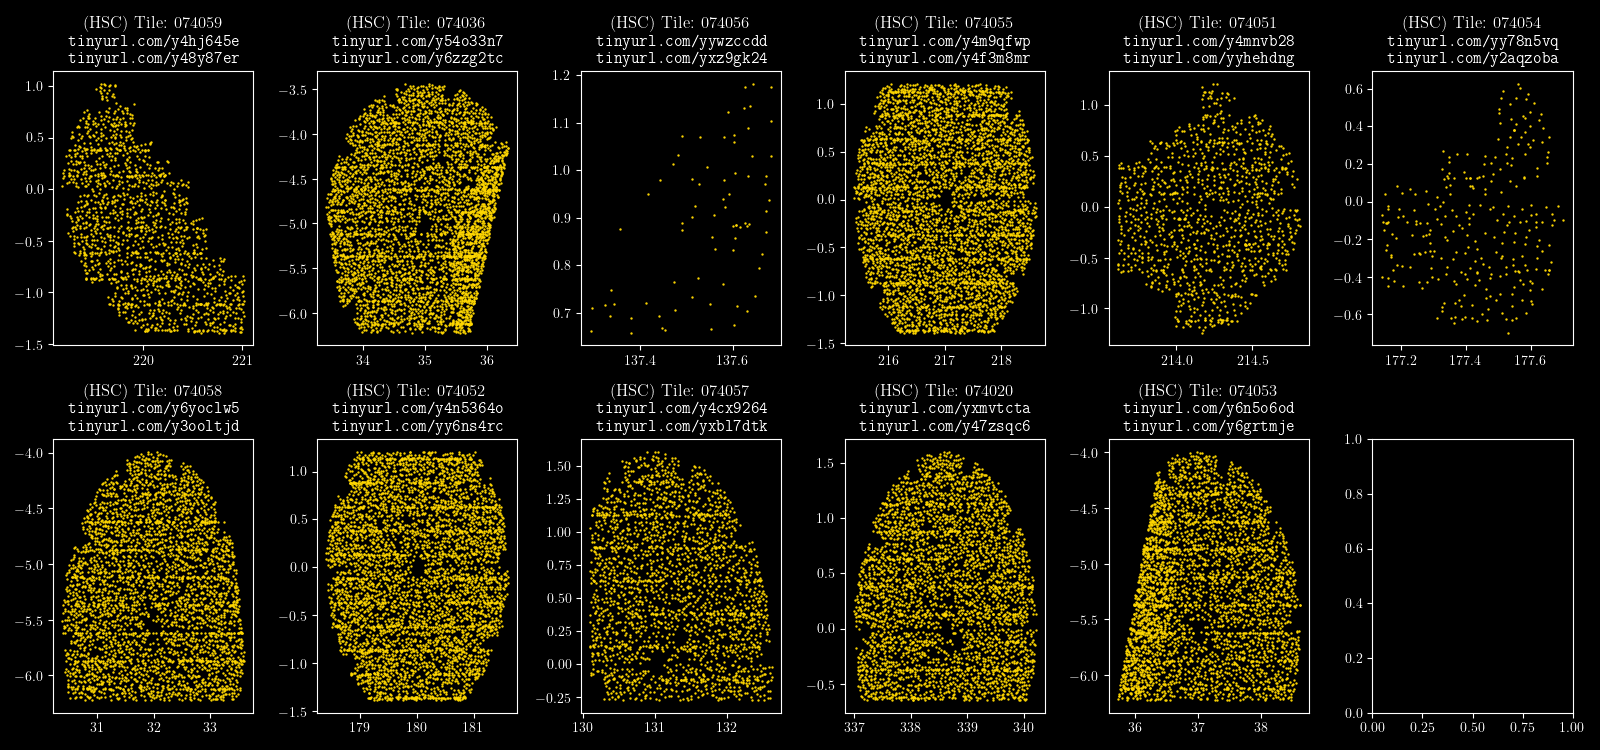

Reproduce this figure in Python.
from    __future__          import   with_statement

import  sys
import  glob
import  random
import  contextlib
import  matplotlib
import  numpy               as       np
import  pylab               as       pl
import  matplotlib.pyplot   as       plt
import  astropy.io.fits     as       fits
import  astropy.units       as       u

from    astropy.table       import  Table, join, hstack
from    astropy             import  constants as const
from    desitarget.geomask  import  circles

try:
    from urllib.parse import urlencode

except ImportError:
    from urllib import urlencode

try:
    from urllib.request import urlopen

except ImportError:
    from urllib2 import urlopen

plt.style.use('dark_background')
plt.rc('text', usetex=True)
plt.rc('font', family='serif')
plt.rc('text.latex', preamble=r'\usepackage{hyperref}')

##  plt.rcParams['pgf.preamble'] = [r'\usepackage{hyperref}']                                                                                                                                                                           

def make_tiny(url):
  request_url = ('http://tinyurl.com/api-create.php?' +
  urlencode({'url':url}))

  with contextlib.closing(urlopen(request_url)) as response:
    return response.read().decode('utf-8').split('//')[1]


nrow       = 2
ncol       = 6

rasterize  = False

##  
fig, axarr = plt.subplots(nrows=nrow, ncols=ncol, figsize=(16, 7.5))


tiles      = Table(fits.open('/global/cscratch1/sd/mjwilson/BGS/SV-ASSIGN/tiles/BGS_SV_30_3x_superset60_Sep2019.fits')[1].data)

legacyn    = Table(fits.open('/global/cscratch1/sd/mjwilson/BGS/SV-ASSIGN/truth/legacy/ls-hsc_pdr1_wide.forced.reduced-north.fits')[1].data)
legacys    = Table(fits.open('/global/cscratch1/sd/mjwilson/BGS/SV-ASSIGN/truth/legacy/ls-hsc_pdr1_wide.forced.reduced-south.fits')[1].data)

files      = glob.glob('/global/cscratch1/sd/mjwilson/BGS/SV-ASSIGN/truth/assigned/bytile/hsc_pdr1_wide*.fits')

row        = 0

for i, _file in enumerate(files):
  tile     = _file.split('/')[-1].split('_')[-1].split('.fits')[0]

  if i > 5:
    row    = 1

  ##
  col      = i % ncol
  dat      = Table(fits.open(_file)[1].data)

  print(i, row, col, _file, len(dat))
  
  if len(dat) > 0:
    axarr[row][col].set_title('Tile {}'.format(tile))

    ## 
    axarr[row][col].scatter(dat['RA'], dat['DEC'], s=1, rasterized=rasterize, alpha=0.1, marker='.', c='k')
  
    axarr[row][col].set_xlim(axarr[row][col].get_xlim())
    axarr[row][col].set_ylim(axarr[row][col].get_ylim())
  
    axarr[row][col].scatter(legacyn['RA'], legacyn['DEC'], s=1, rasterized=rasterize, alpha=0.5, marker='x', c='k')
    axarr[row][col].scatter(legacys['RA'], legacys['DEC'], s=1, rasterized=rasterize, alpha=0.5, marker='x', c='k') 

    ##
    axarr[row][col].scatter(dat['RA'], dat['DEC'], s=2, rasterized=True, alpha=1., marker='.', c='gold')

    ##  Hyperlink title.                                                                                                                                                                                                                
    _t    = tiles[tiles['TILEID'] == np.int(tile)]
    ra    = _t['RA'].quantity[0]
    dec   = _t['DEC'].quantity[0]
    
    hlink = r'http://legacysurvey.org/viewer?ra={:.4f}&dec={:.4f}&layer=dr8&zoom=12&desifiber={:.4f},{:.4f}'.format(ra, dec, ra, dec)

    ##  wlink = r'http://www.astro.utah.edu/~u6022465/SV/tiles/SV_BGS/fits_files/tile-{}.fits'.format(tile)                                                                                                                             
    wlink = r'https://portal.nersc.gov/project/desi/users/mjwilson/SV-ASSIGN/tile-{}.fits'.format(tile)

    print(hlink)

    axarr[row][col].set_title('(HSC) Tile:  {}\n'.format(tile) + r'\url{%s}' % make_tiny(hlink) + '\n' + r'\url{%s}' % make_tiny(wlink))
  
plt.tight_layout()

##  pl.show()
pl.savefig('assigned_HSC.png')

print('\n\nDone.\n\n')

